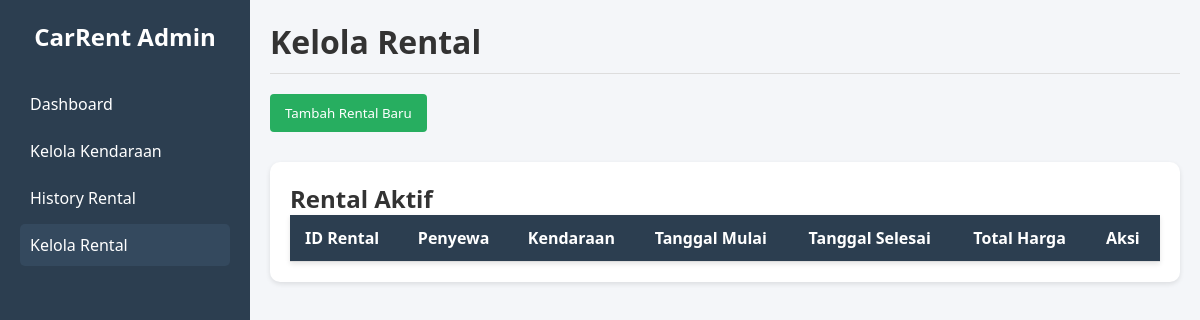
/tambah_rental.php, run on an earlier commit of the app's database.
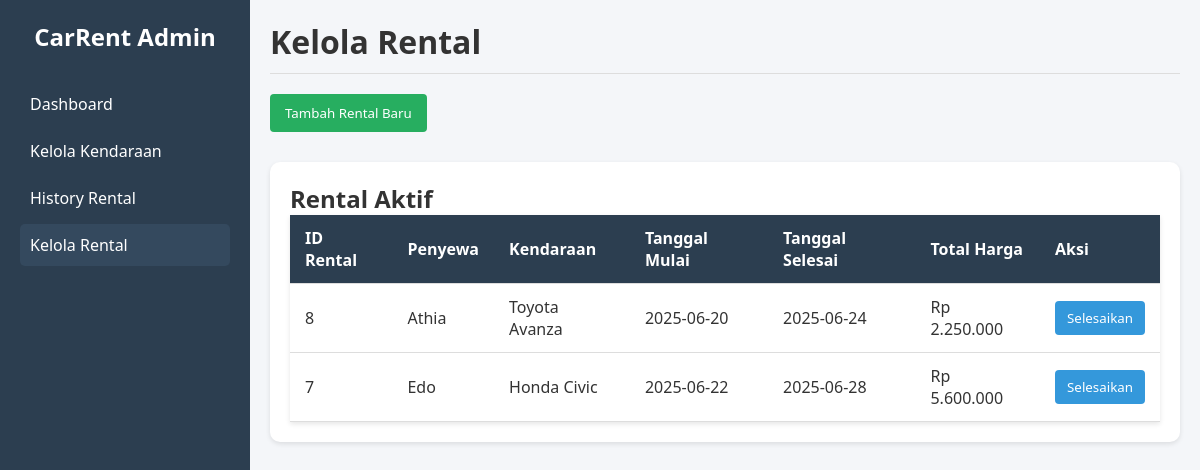
And on a later commit of the database.
### tables this page shows
CREATE TABLE `rental` (
  `rental_id` int(11) NOT NULL,
  `vehicle_id` varchar(10) DEFAULT NULL,
  `renter_id` int(11) DEFAULT NULL,
  `start_date` date DEFAULT NULL,
  `end_date` date DEFAULT NULL,
  `total_price` int(10) DEFAULT NULL,
  `status` varchar(20) DEFAULT 'Selesai'
);

CREATE TABLE `penyewa` (
  `renter_id` int(11) NOT NULL,
  `name` varchar(100) NOT NULL,
  `phone` varchar(15) DEFAULT NULL,
  `email` varchar(100) DEFAULT NULL
);

CREATE TABLE `kendaraan` (
  `vehicle_id` varchar(10) NOT NULL,
  `brand` varchar(50) NOT NULL,
  `model` varchar(50) NOT NULL,
  `year` int(11) DEFAULT NULL,
  `daily_price` int(10) DEFAULT NULL,
  `status` enum('Tersedia','Maintenance','Sedang disewa') DEFAULT 'Sedang disewa'
);

### functions.php (called while the page is built, shortened)
<?php
$host = 'localhost';
$user = 'root';
$pass = '';
$db   = 'rentalkendaraanbaru';
$conn = mysqli_connect($host, $user, $pass, $db);
function query($sql) {
    global $conn;
    $result = mysqli_query($conn, $sql);
    return $result;
}
function rupiah($angka) {
    return 'Rp ' . number_format($angka, 0, ',', '.');
}
?>

### tambah_rental.php (the view, shortened to what this page needs)
<?php include 'functions.php';
?>
<!DOCTYPE html>
<html lang="id">
<head>
    <link rel="stylesheet" href="style.css">
    <link rel="stylesheet" href="admin.css">
</head>
<body>
    <div class="sidebar">
        <h2>CarRent Admin</h2>
        <ul>
            <li><a href="index.php">Dashboard</a></li>
            <li><a href="kendaraan.php">Kelola Kendaraan</a></li>
            <li><a href="rental.php">History Rental</a></li>
            <li><a href="tambah_rental.php" class="active">Kelola Rental</a></li>
        </ul>
    </div>
    <div class="main-content">
        <header>
            <h1>Kelola Rental</h1>
        </header>
        <div class="crud-actions">
            <button onclick="document.getElementById('addModal').style.display='block'">Tambah Rental Baru</button>
        </div>
        <div class="recent-rentals">
            <h2>Rental Aktif</h2>
            <table>
                <thead>
                    <tr>
                        <th>ID Rental</th>
                        <th>Penyewa</th>
                        <th>Kendaraan</th>
                        <th>Tanggal Mulai</th>
                        <th>Tanggal Selesai</th>
                        <th>Total Harga</th>
                        <th>Aksi</th>
                    </tr>
                </thead>
                <tbody>
                    <?php
                    $rentals = query("SELECT r.rental_id, p.name, k.brand, k.model,
                                    r.start_date, r.end_date, r.total_price
                                    FROM rental r
                                    JOIN penyewa p ON r.renter_id = p.renter_id
                                    JOIN kendaraan k ON r.vehicle_id = k.vehicle_id
                                    WHERE r.status = 'Aktif'
                                    ORDER BY r.start_date");
                    while ($row = mysqli_fetch_assoc($rentals)) {
                        echo "<tr>
                            <td>{$row['rental_id']}</td>
                            <td>{$row['name']}</td>
                            <td>{$row['brand']} {$row['model']}</td>
                            <td>{$row['start_date']}</td>
                            <td>{$row['end_date']}</td>
                            <td>" . rupiah($row['total_price']) . "</td>
                            <td>
                                <button class='edit' onclick=\"confirmComplete('{$row['rental_id']}')\">Selesaikan</button>
                            </td>
                        </tr>";
                    }
                    ?>
                </tbody>
            </table>
        </div>
    </div>
</body>
</html>

What changed in the data, as far as the page shows it:
added rental: rental_id "8", renter.name "Athia", vehicle.brand "Toyota", vehicle.model "Avanza", start_date "2025-06-20", end_date "2025-06-24", total_price "Rp 2.250.000"
added rental: rental_id "7", renter.name "Edo", vehicle.brand "Honda", vehicle.model "Civic", start_date "2025-06-22", end_date "2025-06-28", total_price "Rp 5.600.000"
